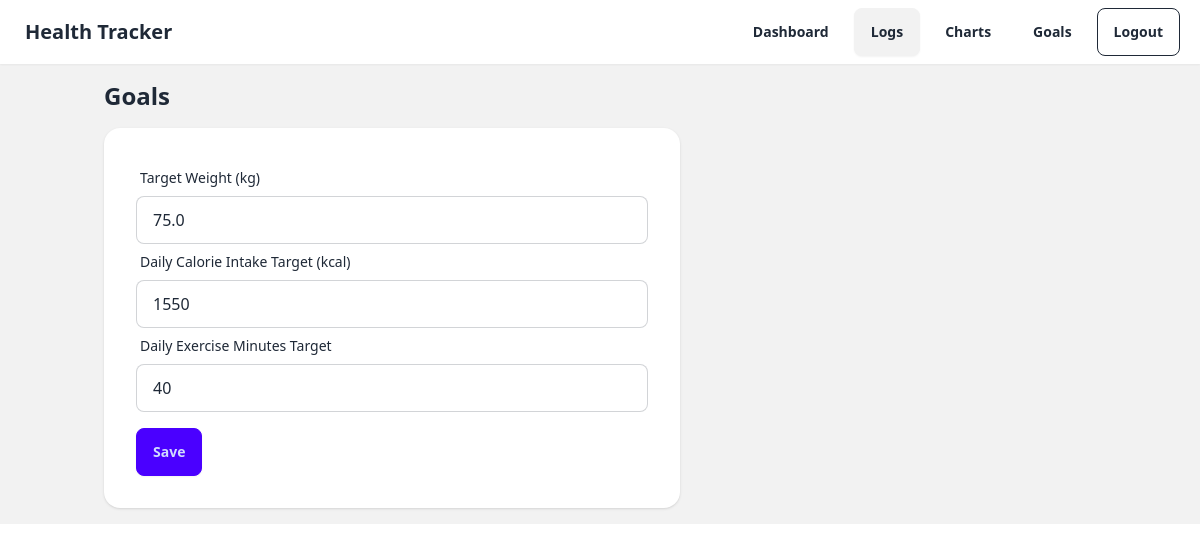
The page /goals (signed in) on the database its author committed.
### tables this page shows
CREATE TABLE goals(
        id INTEGER PRIMARY KEY AUTOINCREMENT,
        user_id INTEGER UNIQUE NOT NULL,
        target_weight_kg REAL,
        daily_calorie_intake_target INTEGER,
        daily_exercise_minutes_target INTEGER,
        updated_at TEXT NOT NULL,
        FOREIGN KEY(user_id) REFERENCES users(id)
    );

### app.py (the view, shortened to what this page needs)
@app.route("/goals", methods=["GET", "POST"])
@login_required
def goals():
    user = current_user()
    uid = user["id"]
    ensure_goals_row(uid)
    conn = get_db()
    row = conn.execute("SELECT * FROM goals WHERE user_id=?", (uid,)).fetchone()
    conn.close()
    return render_template("goals.html", goals=row)

### app.py (called while the page is built)
def get_db():
    conn = sqlite3.connect(DB_PATH)
    conn.row_factory = sqlite3.Row
    return conn

def login_required(view):
    @wraps(view)
    def wrapper(*args, **kwargs):
        if "user_id" not in session:
            return redirect(url_for("auth"))
        return view(*args, **kwargs)
    return wrapper

def current_user():
    if "user_id" not in session:
        return None
    conn = get_db()
    cur = conn.execute("SELECT * FROM users WHERE id = ?", (session["user_id"],))
    user = cur.fetchone()
    conn.close()
    return user

def ensure_goals_row(user_id: int):
    conn = get_db()
    cur = conn.execute("SELECT id FROM goals WHERE user_id=?", (user_id,))
    row = cur.fetchone()
    if not row:
        conn.execute("""
        INSERT INTO goals(user_id, target_weight_kg, daily_calorie_intake_target, daily_exercise_minutes_target, updated_at)
        VALUES (?, NULL, NULL, NULL, ?)
        """, (user_id, datetime.utcnow().isoformat()))
        conn.commit()
    conn.close()

@app.context_processor
def inject_csrf():
    from flask_wtf.csrf import generate_csrf
    return dict(csrf_token=generate_csrf)

### templates/goals.html (shortened to what this page needs)
{% extends "base.html" %}
{% block content %}
<h2 class="text-2xl font-semibold mb-4">Goals</h2>
<div class="max-w-xl">
  <div class="card bg-base-100 shadow">
    <div class="card-body">
      <form method="post">
        <label class="form-control">
          <div class="label"><span class="label-text">Target Weight (kg)</span></div>
          <input name="target_weight_kg" type="number" step="0.1" value="{{ goals.target_weight_kg if goals else '' }}" class="input input-bordered"/>
        </label>
        <label class="form-control">
          <div class="label"><span class="label-text">Daily Calorie Intake Target (kcal)</span></div>
          <input name="daily_calorie_intake_target" type="number" value="{{ goals.daily_calorie_intake_target if goals else '' }}" class="input input-bordered"/>
        </label>
        <label class="form-control">
          <div class="label"><span class="label-text">Daily Exercise Minutes Target</span></div>
          <input name="daily_exercise_minutes_target" type="number" value="{{ goals.daily_exercise_minutes_target if goals else '' }}" class="input input-bordered"/>
        </label>
        <button class="btn btn-primary mt-4">Save</button>
      </form>
    </div>
  </div>
</div>
{% endblock %}

### rows shown on the page
goals: target_weight_kg "75.0", daily_calorie_intake_target "1550", daily_exercise_minutes_target "40"
